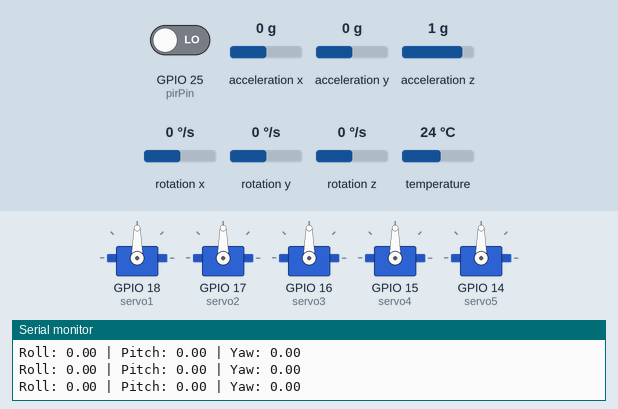
Simulated run of this sketch. Board: ESP32. Shown: 5 × servo, the last lines printed to the serial monitor. Inputs (shaded band) come from the test bench; at power-on: GPIO 25 (pirPin) LOW, rotation z 0 °/s, acceleration x 0 g, acceleration y 0 g, acceleration z 1 g, rotation x 0 °/s, rotation y 0 °/s, temperature 24 °C.

Above: at 1.2 s.
1.3 s: GPIO 25 (pirPin) driven HIGH
At 1.58 s:
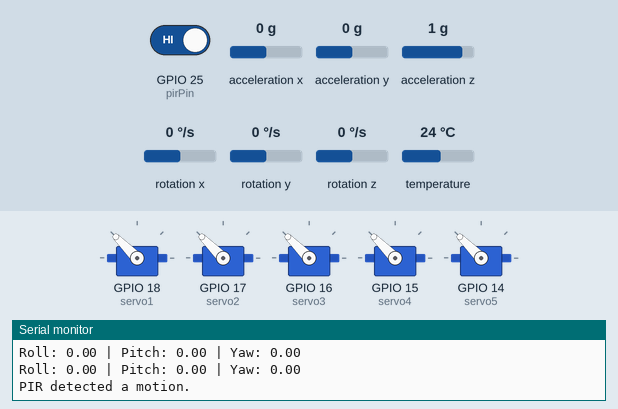
4.3 s: GPIO 25 (pirPin) driven LOW
At 4.3 s:
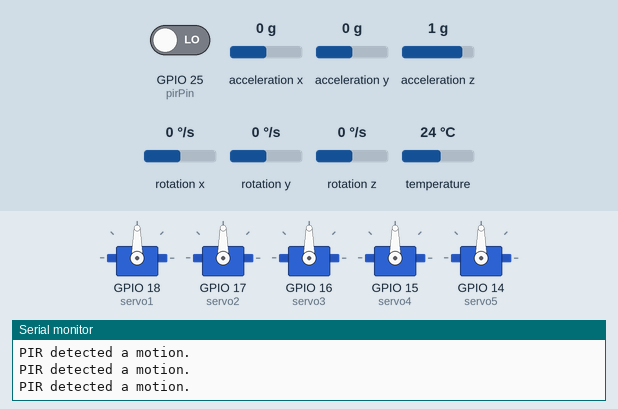
5.8 s: rotation z set to -52 °/s
7.3 s: rotation z set to -64 °/s
At 8.1 s:
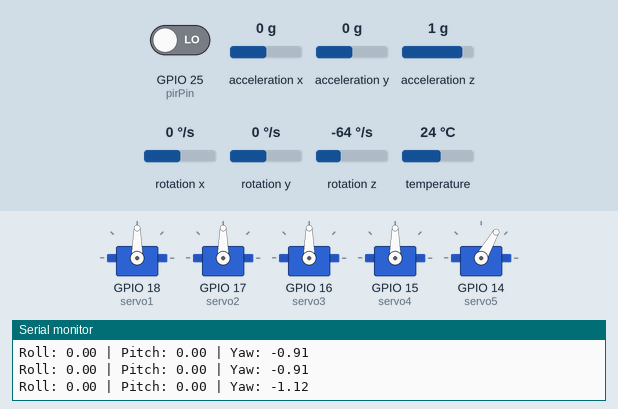
10.3 s: acceleration x set to -1.4 g
At 11.3 s:
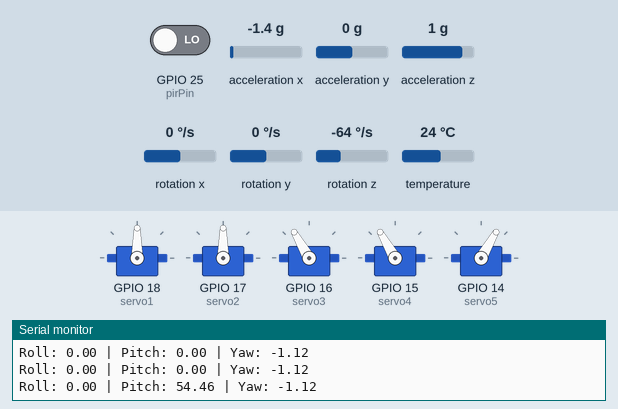
13.3 s: acceleration y set to -1.4 g
At 14.7 s:
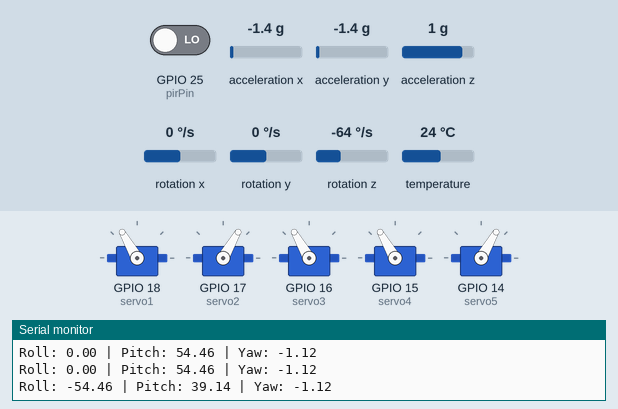
Timing chart, 0 to 17.3 s (numbered marks = the images above; inputs shaded):
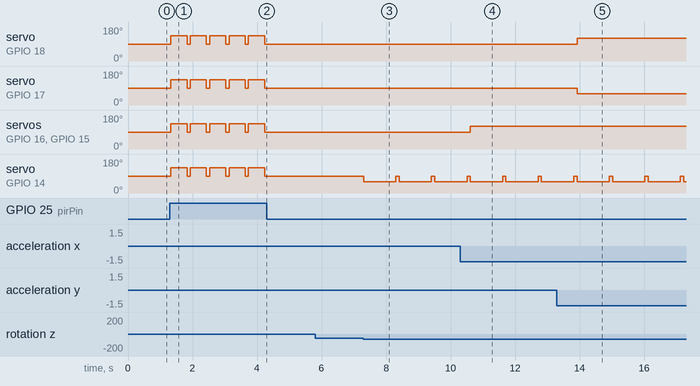

Measured:
- the behaviour switches between -57 and -58 °/s on rotation z (found by bisection; images 2 and 3)
- after the input at 1.3 s, servo on GPIO 18 (servo1), servo on GPIO 17 (servo2), servo on GPIO 16 (servo3), servo on GPIO 15 (servo4), servo on GPIO 14 (servo5): alternates 135° for 0.50 s and 90° for 0.10 s, starting at once
- after the input at 4.3 s, servo on GPIO 18 (servo1), servo on GPIO 17 (servo2), servo on GPIO 16 (servo3), servo on GPIO 15 (servo4), servo on GPIO 14 (servo5): stops changing and stays 90°
- after the input at 7.3 s, servo on GPIO 14 (servo5): alternates 90° for 0.10 s and 60° for 1.0 s, starting at once
- after the input at 10.3 s, servo on GPIO 16 (servo3), servo on GPIO 15 (servo4): 90° → 120° after 0.31 s
- after the input at 13.3 s, servo on GPIO 18 (servo1): 90° → 120° after 0.62 s; servo on GPIO 17 (servo2): 90° → 60° after 0.62 s

The sketch:

sketch-old.ino
```cpp
#include <Wire.h>
#include <Adafruit_MPU6050.h>
#include <Adafruit_Sensor.h>
#include <ESP32Servo.h>

Adafruit_MPU6050 mpu;
Servo servo1, servo2, servo3, servo4, servo5;

int pirPin = 25;
bool motionDetected;

void setup() {
Serial.begin(115200);
Wire.begin();
pinMode(pirPin, INPUT);
Wire.begin(21, 22);
servo1.attach(18);
servo2.attach(17);
servo3.attach(16);
servo4.attach(15);
servo5.attach(14);

setAllServo(90);

if (!mpu.begin()) {
Serial.println("MPU6050 not detected.");
while (1);
}
Serial.println("MPU6050 is ready.");
}

void loop() {
motionDetected = digitalRead(pirPin);

if (motionDetected) {
Serial.println("PIR detected a motion.");
setAllServo(135);
delay(500);
setAllServo(90);
}
else {
sensors_event_t a, g, temp;
mpu.getEvent(&a, &g, &temp);


float roll = atan2(a.acceleration.y, a.acceleration.z) * 180 / PI;
float pitch = atan2(-a.acceleration.x, sqrt(a.acceleration.y * a.acceleration.y + a.acceleration.z * a.acceleration.z)) * 180 / PI;
float yaw = g.gyro.z;

Serial.print("Roll: "); Serial.print(roll);
Serial.print(" | Pitch: "); Serial.print(pitch);
Serial.print(" | Yaw: "); Serial.println(yaw);

// Roll Pos/Neg S1 & S2 Berlawanan arah bidang.
if (roll > 5) {
  servo1.write(60);
  servo2.write(120);
}
else if (roll < -5) {
  servo1.write(120);
  servo2.write(60);
}
else {
  servo1.write(90);
  servo2.write(90);
}
// Pitch Pos/Neg S3 & S4 Searah arah bidang.
if (pitch > 5) {
  servo3.write(120);
  servo4.write(120);
}
else if (pitch < -5) {
  servo3.write(60);
  servo4.write(60);
}
else {
  servo3.write(90);
  servo4.write(90);
}
// Yaw Pos/Neg S5 mengikuti arah bidang, lalu kembali.
if (yaw > 1) {
  servo5.write(120);
  delay(1000);
  servo5.write(90);
}
else if (yaw < -1) {
  servo5.write(60);
  delay(1000);
  servo5.write(90);
}
}
delay(100);
}

void setAllServo(int pos) {
servo1.write(pos);
servo2.write(pos);
servo3.write(pos);
servo4.write(pos);
servo5.write(pos);
}
```
